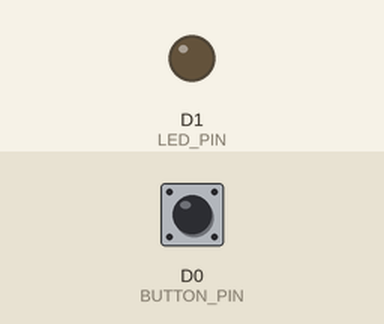
This sketch was run on a simulated ESP8266 (NodeMCU). On the bench: output pins drawn as LEDs (lit = HIGH). The inputs (shaded band) are chosen by the test bench; at power-on: D0 (BUTTON_PIN) HIGH.

Above: at 1.2 s.
1.3 s: D0 (BUTTON_PIN) pulled LOW for 0.15 s
At 1.37 s:
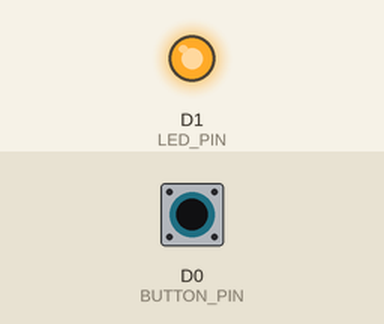
2.9 s: D0 (BUTTON_PIN) pulled LOW for 3.2 s
At 7.5 s:
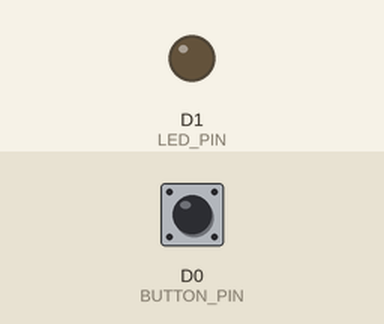
Timing chart, 0 to 9.0 s (numbered marks = the images above; inputs shaded):
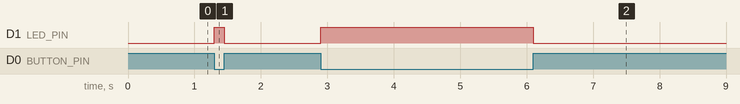

The sketch:

sketch_jun16a.ino
```cpp
const int BUTTON_PIN = D0;
const int LED_PIN    = D1;


const int PRESSED_STATE = LOW;
const int LED_ON        = HIGH;

void setup() {
    pinMode(LED_PIN, OUTPUT);


    pinMode(BUTTON_PIN, INPUT_PULLUP);
}

void loop() {
    int buttonState = digitalRead(BUTTON_PIN);

    if (buttonState == PRESSED_STATE) {
        digitalWrite(LED_PIN, LED_ON);
    } else {

        digitalWrite(LED_PIN, !LED_ON);
    }
}
```

Measured:
- after the input at 1.3 s, D1 (LED_PIN): LOW → HIGH at once, → LOW 0.15 s later
- after the input at 2.9 s, D1 (LED_PIN): LOW → HIGH at once, → LOW 3.2 s later
